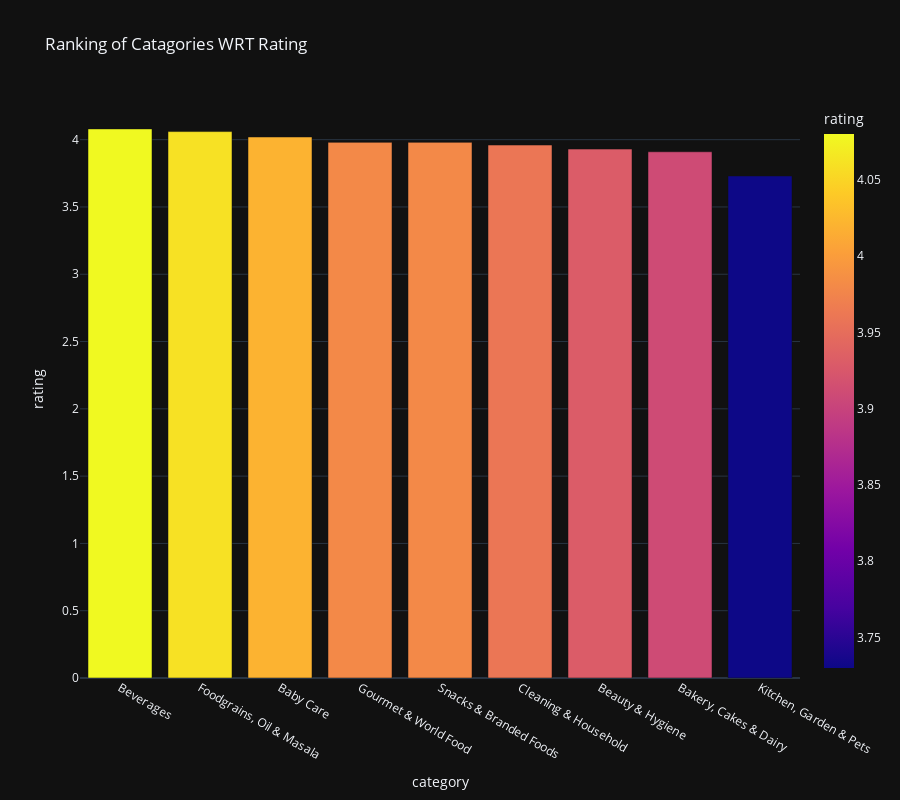

Notebook code cell kept with this figure:
### Code cell
fig1 = px.bar(AVG_DF, x='category', y='rating', template='plotly_dark', title='Ranking of Catagories WRT Rating',color='rating', height=800)
fig1.show()

### Figure 1 — Plotly figure (JSON) as saved in the notebook; plotly's stock layout.template omitted (floating-point values rounded to 4 significant figures)
{"data": [{"alignmentgroup": "True", "hovertemplate": "category=%{x}<br>rating=%{marker.color}<extra></extra>", "legendgroup": "", "marker": {"color": [4.08, 4.06, 4.02, 3.98, 3.98, 3.96, 3.93, 3.91, 3.73], "coloraxis": "coloraxis", "pattern": {"shape": ""}}, "name": "", "offsetgroup": "", "orientation": "v", "showlegend": false, "textposition": "auto", "type": "bar", "x": ["Beverages", "Foodgrains, Oil & Masala", "Baby Care", "Gourmet & World Food", "Snacks & Branded Foods", "Cleaning & Household", "Beauty & Hygiene", "Bakery, Cakes & Dairy", "Kitchen, Garden & Pets"], "xaxis": "x", "y": [4.08, 4.06, 4.02, 3.98, 3.98, 3.96, 3.93, 3.91, 3.73], "yaxis": "y"}], "layout": {"barmode": "relative", "coloraxis": {"colorbar": {"title": {"text": "rating"}}, "colorscale": [[0, "#0d0887"], [0.1111, "#46039f"], [0.2222, "#7201a8"], [0.3333, "#9c179e"], [0.4444, "#bd3786"], [0.5556, "#d8576b"], [0.6667, "#ed7953"], [0.7778, "#fb9f3a"], [0.8889, "#fdca26"], [1, "#f0f921"]]}, "height": 800, "legend": {"tracegroupgap": 0}, "title": {"text": "Ranking of Catagories WRT Rating"}, "xaxis": {"anchor": "y", "domain": [0, 1], "title": {"text": "category"}}, "yaxis": {"anchor": "x", "domain": [0, 1], "title": {"text": "rating"}}}}
